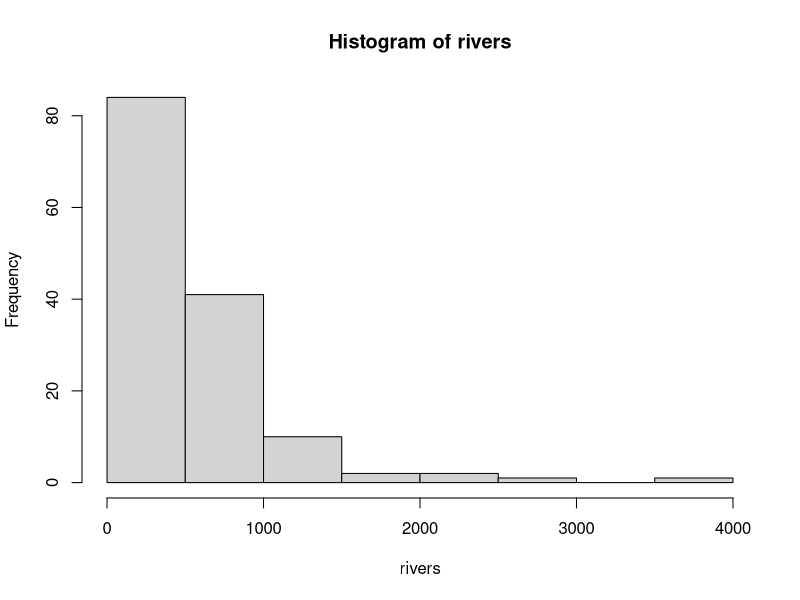
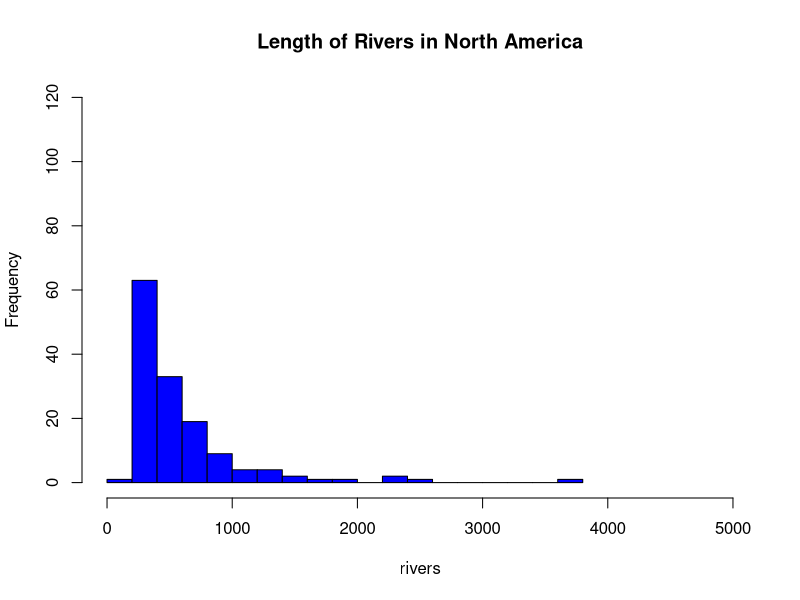
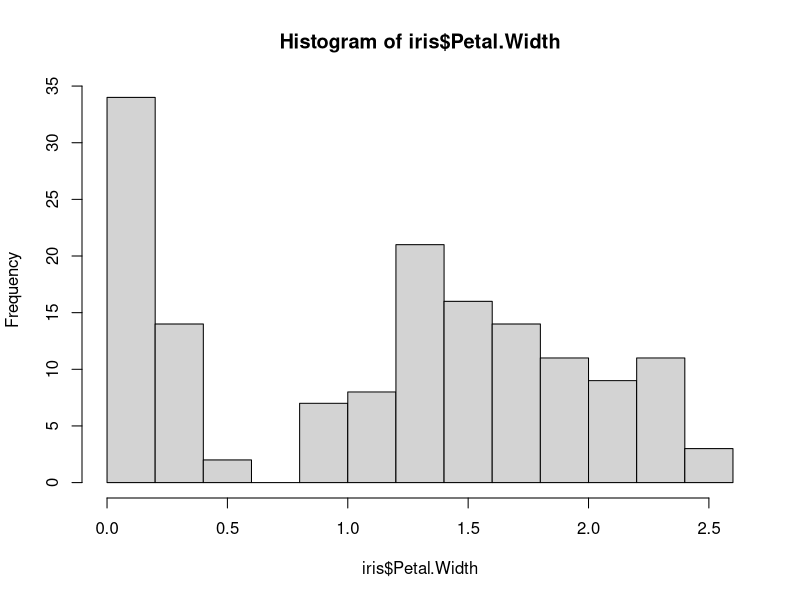
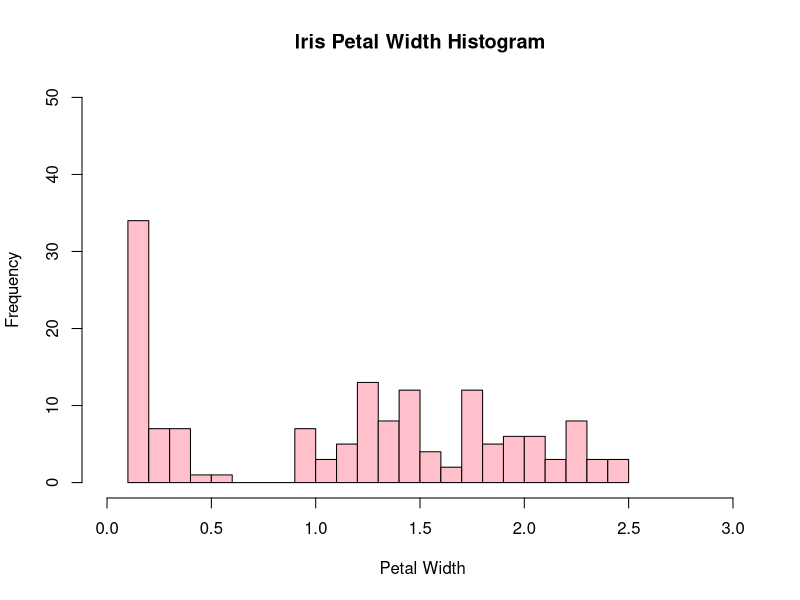
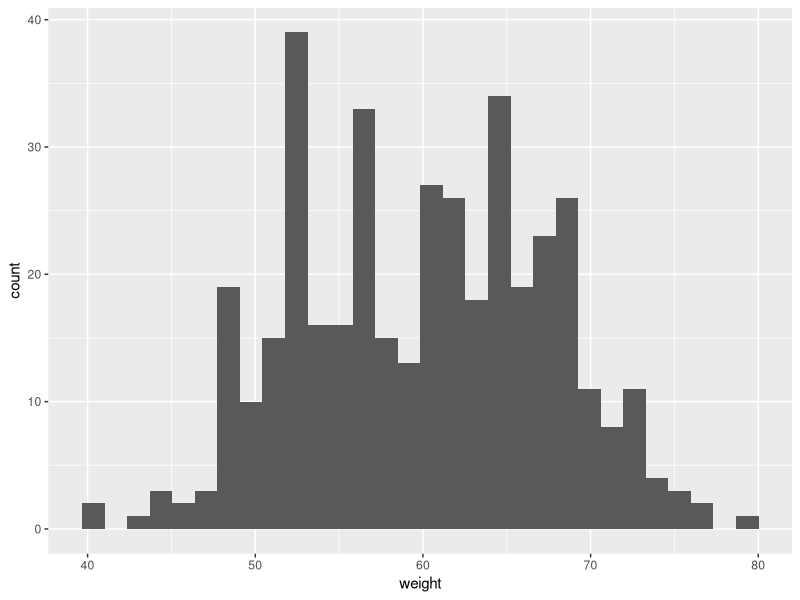
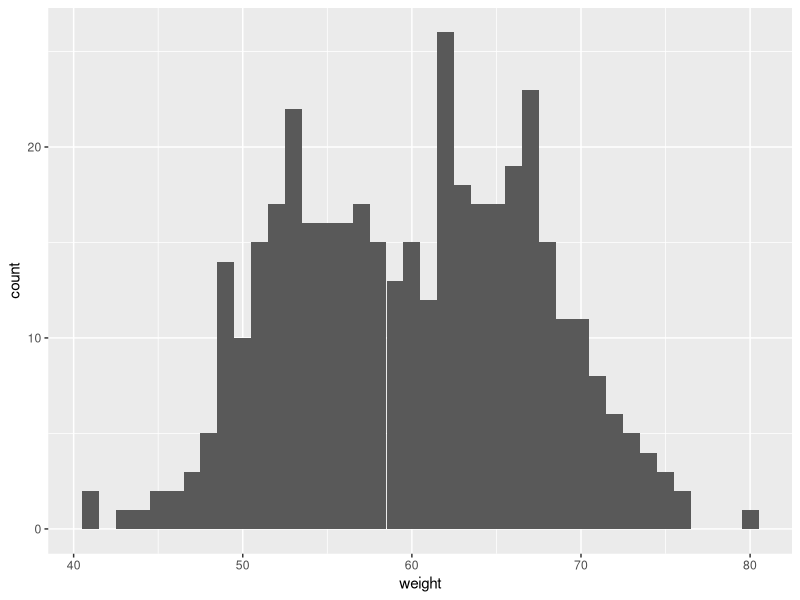
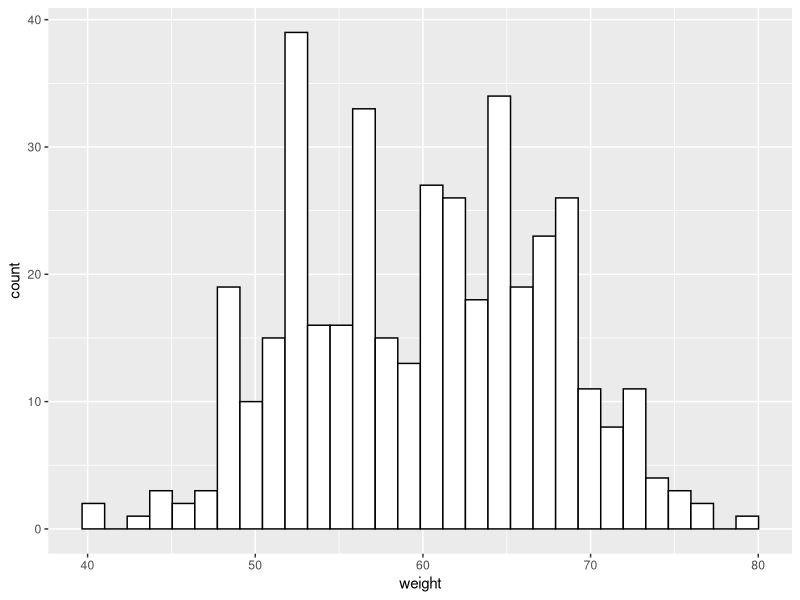
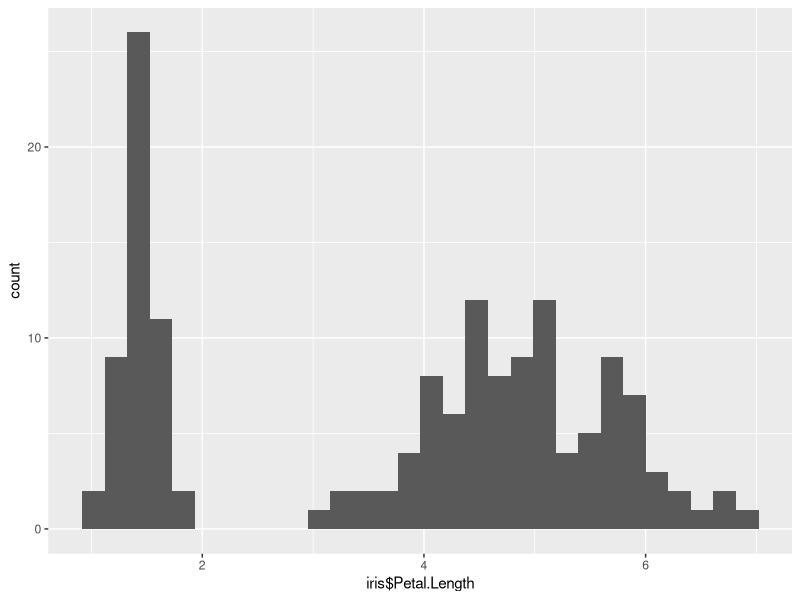

Here is the R script that generated these plots, in order:
## ---- chunk 1
knitr::opts_chunk$set(echo = TRUE)
library(tidyverse)
## ---- chunk 2
rivers
## ---- chunk 3
hist(rivers)
## ---- chunk 4
hist(rivers,                                                # Change main title of histogram
     main = "Length of Rivers in North America", col='blue', breaks=20, xlim=c(0, 5000), ylim=c(0, 120))
## ---- chunk 5
iris
## ---- chunk 6
hist(iris$Petal.Width)
## ---- chunk 7
hist(iris$Petal.Width,                                                
     main = "Iris Petal Width Histogram", xlab = " Petal Width", col='pink', breaks=20, xlim=c(0, 3), ylim=c(0, 50))
## ---- chunk 8
set.seed(1234)
df <- data.frame(
  sex=factor(rep(c("F", "M"), each=200)),
  weight=round(c(rnorm(200, mean=55, sd=5), rnorm(200, mean=65, sd=5)))
  )
head(df)
## ---- chunk 9
# Basic histogram
ggplot(df, aes(x=weight)) + geom_histogram()
# Change the width of bins
ggplot(df, aes(x=weight)) + 
  geom_histogram(binwidth=1)
# Change colors
p<-ggplot(df, aes(x=weight)) + 
  geom_histogram(color="black", fill="white")
p
## ---- chunk 10
##Basic histogram
ggplot(iris, aes(x=iris$Petal.Length)) + geom_histogram()
##Changing the bins
ggplot(iris, aes(x=iris$Petal.Length)) + 
  geom_histogram(binwidth=1.5)
##Changing the colors and adding a title
s<-ggplot(iris, aes(x=iris$Petal.Length)) + 
  geom_histogram(color="yellow", fill="red", binwidth=1.5)
s + ggtitle("Iris Petal Length Histogram") + xlab("Petal Length")
## ---- chunk 11
# get a dataset from R
# Orange dataset has information about the growth of orange trees
orange <- Orange
head(orange)
## ---- chunk 12
# create a density plot
plot(density(orange$circumference),
     main = "CIRCUMFERENCE OF ORANGE TREES",
     xlab = "CIRCUMFERENCE",
     ylab = "DISTRIBUTION")

polygon(density(orange$circumference), col=7, border=2)
## ---- chunk 13
# create the density plot

orange %>%
  ggplot( aes(x = circumference)) +
  geom_density(fill= 7, color= 2)

## ---- chunk 14
### Create a data set to work with
survey <- c(apple=45, orange=25, honeydew=35, banana=50, watermelon=20, blueberry=15)

survey

### Create a barchart with titles and color
barplot(survey,
        main="Favorite Fruit Survey",
        xlab="Fruit",
        ylab="Count",
        col=c("red", "orange", "green", "yellow", "pink", "blue"))

### Add a legend
legend("topright",
       legend = c("apple", "orange", "honeydew", "banana", "watermelon", "blueberry"),
       col = c("red", "orange", "green", "yellow", "pink", "blue"),
       pch = 19,
       bty = "n",
       pt.cex = 2,
       cex = 1.2)

## ---- chunk 15
# First load ggplot2
library(ggplot2)

# Use the same data set created in the base r example but make it into a data frame
survey1 <- data.frame(
  fruit=c("apple", "orange", "honeydew", "banana", "watermelon", "blueberry"),
  value=c(45, 25, 35, 50, 20, 15))

# Create the barchart
ggplot(survey1, aes(x=fruit, y=value)) + geom_bar(stat="identity") 

# Add color with black outlines
ggplot(survey1, aes(x=fruit, y=value)) + geom_bar(stat="identity", fill=c("red", "orange", "green", "yellow", "pink", "blue"), color="black") + labs(x="Count", y="Fruit", title="Fruit Survey") + theme(legend.position = "none")

## ---- chunk 16
titanic <- read.csv("data/titanic.csv")
## ---- chunk 17
# calculate survival percentage by class and count by class.
surv_pct <- aggregate(Survived ~ Pclass, data = titanic, FUN = mean)
class_ct <- aggregate(Survived ~ Pclass, data = titanic, FUN = length)

# Merge those two results into a single data frame, and specify 
# column names
by_class_data <- merge(surv_pct, class_ct,
                       by = "Pclass")
colnames(by_class_data) <- c("Pclass", "Surv_Pct", "Count")
#str(by_class_data)
## ---- chunk 18
plt <- barplot(by_class_data$Surv_Pct, 
               names.arg = paste("Class", by_class_data$Pclass),
               col = 'steelblue',
               main = "Survival Percentage by Passenger Class",
               ylab = "Survival Percentage",
               xlab = "Passenger Class",
               ylim = c(0.0, 0.75),
               axes = FALSE
)

# Add y axis
axis(2, at = seq(0.0, 0.7, by = 0.1),
     labels = paste(seq(0, 70, by = 10), "%", sep=""),
     las = 1,
     cex.axis = 0.9)

# Add the text of the labels
text(x = plt, 
     y = by_class_data$Surv_Pct + 0.04, 
     labels = paste("n: ", by_class_data$Count, sep=""), 
     cex=1) 
## ---- chunk 19
titanic <- read_csv("data/titanic.csv")
## ---- chunk 20
survival <- titanic %>%  
  group_by(Pclass) %>% 
  summarize(Count = n(),
            Surv_Pct = mean(Survived))
## ---- chunk 21
ggplot(survival, aes(x = Pclass, y = Surv_Pct)) +
  geom_col(fill = "steelblue") +
  geom_text(aes(label = paste("n: ", Count, sep="")), vjust = -0.5) +
  xlab("Passenger Class") +
  ylab("Survival Percentage") +
  ggtitle("Survival Percentage by Passenger Class") +
  scale_y_continuous(limits = c(0, 0.70),
                     breaks = seq(0, .7, by = 0.10),
                     labels = paste(seq(0, 70, by = 10), "%", sep=""))  +
  theme_classic() +
  theme(plot.title = element_text(hjust = 0.5)) # Centers title
## ---- chunk 22
qqnorm(rivers,
       main = "Q-Q Plot of North American River Lengths")
qqline(rivers, col = "red")
## ---- chunk 23
rivers_df <- data.frame(length = rivers)
## ---- chunk 24
ggplot(rivers_df, aes(sample = length)) +
  stat_qq(shape = 1, cex = 2) +
  stat_qq_line(color = "red") +
  labs(title = "Q-Q Plot of North American River Lengths",
       x = "Theoretical Quantiles",
       y = "Sample Quantiles") +
  theme_classic() +
  theme(plot.title = element_text(hjust = 0.5)) # Centers title
## ---- chunk 25
ggplot(mtcars, aes(x=mpg, y=hp, size=disp))+
  geom_point()+
  ggtitle('Miles per Gallon vs Gross Horsepower with Displacement')+
  labs(size = 'Displacement\n(cu. in.)', x='miles per gallon', y='gross horsepower')+
  theme_classic()
## ---- chunk 26
par(mar=c(4, 5, 2, 8), xpd = T) # bottom, left, top, right

plot(mtcars$mpg, mtcars$hp, cex = sqrt(mtcars$disp/3.14)/5,
     pch=16,
     main = 'Miles per Gallon vs Gross Horsepower with Displacement',
     xlab = 'miles per gallon',
     ylab = 'gross horspower')
legend('right', inset=c(-0.35,0),
       legend=c('100', '200', '300', '400'),
       title = 'Displacement\n(cu. in.)',
       pch=16, ncol=1, pt.cex = sqrt(c(100, 200, 300, 400)/3.14)/5,
       bty = 'n')
